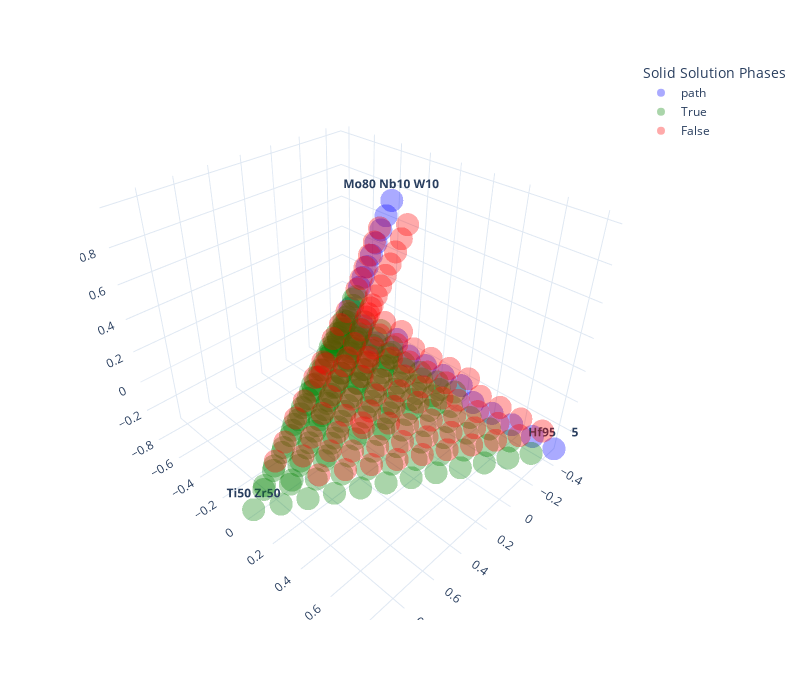

Notebook cell for this chart:
### Markdown cell above
We can also plot the path in 3D like we did before! As you can see, it **glides through the inside of the tetrahedron in a shortest path** avoiding an obstacle extending far on the face.

### Code cell
gridFeasibleMarked = ['path' if i in shortestPath else f for i, f in enumerate(gridFeasible)]
px.scatter_3d(gridAtt_projected_df, x='x', y='y', z='z', color=gridFeasibleMarked, text=labels, hover_name=formulas,
              template='plotly_white', width=800, height=700, opacity=0.333, color_discrete_sequence=['blue', 'green', 'red'],
              labels={'color':'Solid Solution Phases', 'x':'', 'y':'', 'z':''})
